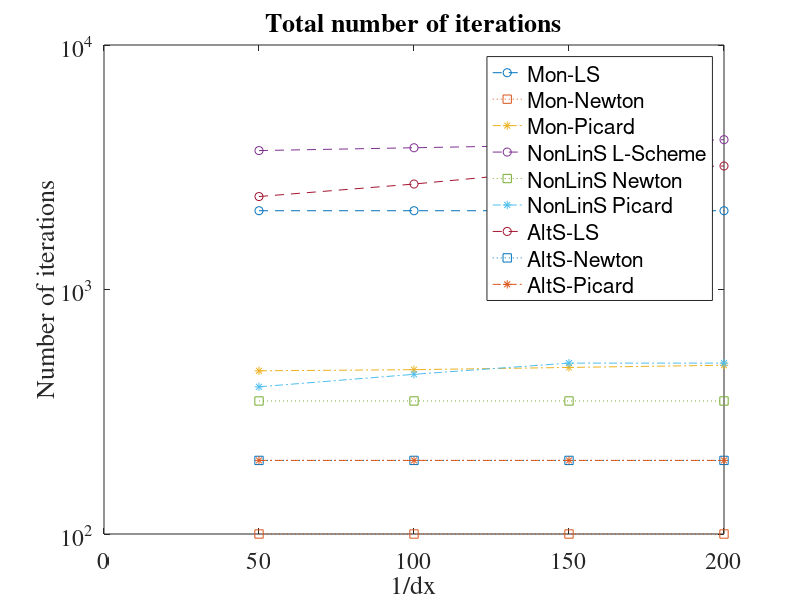

The MATLAB source for this figure: (Note: this script raises an error after producing the figure.)
%% Surfactant PLOTS
close all
x = [50 100 150 200];

% Monolithic
n_N_1 = [100 100 100 100];

n_L_1 = [2100 2100 2100 2100];

n_P_1 = [465 470 480 490] ;

% Sequential classical
n_N_2 = [350 350 350 350];

n_L_2 = [3700 3800 3900 4100];

n_P_2 = [400 450 500 500 ] ;

% Sequential alternative
n_N_3 = [200 200 200 200];

n_L_3 = [2400 2700 3100 3200];

n_P_3 = [200 200 200 200] ;

figure
grid on, 
p = plot(x,n_L_1,'--o', x,n_N_1,':s', x,n_P_1,'-.*',...
    x,n_L_2,'--o',x,n_N_2,':s', x,n_P_2,'-.*',...
    x,n_L_3,'--o',x,n_N_3,':s', x,n_P_3,'-.*'),...
   xlabel('1/dx'), ylabel('Number of iterations') ,...
title('Total number of iterations'),...
    legend({'Mon-LS', 'Mon-Newton', 'Mon-Picard',...
    'NonLinS L-Scheme', 'NonLinS Newton', 'NonLinS Picard',...
    'AltS-LS', 'AltS-Newton', 'AltS-Picard'});
set(gca,...
'Units','normalized',...
'FontUnits','points',...
'FontWeight','normal',...
'FontSize',17,...
'FontName','Times')
set(gca, 'YScale', 'log')
%print -depsc2 cmwr2018.eps
for i = 1:9
p(i).LineWidth = 1.5;
end


%% Variably saturared domain
x = [10 20 40]
y = [10 20]
n_L_Mono = [10000 26000];
n_L_clasic = [4000 16000 44000];
n_L_alt = [3000 6000 12000];

figure('Units','inches',...
'PaperPositionMode','auto');
grid on, 
p = plot(y,n_L_Mono,'--o', x,n_L_clasic,'--o', x,n_L_alt,'--o'),...
   xlabel('1/dx'), ylabel('Number of iterations') ,...
title('Total number of iterations'),...
    legend({'Mon-LS', 'NonLinS L-Scheme','AltS-LS'});
set(gca,...
'Units','normalized',...
'FontUnits','points',...
'FontWeight','normal',...
'FontSize',17,...
'FontName','Times')
%set(gca, 'YScale', 'log')
%print -depsc2 cmwr2018.eps
for i = 1:9
p(i).LineWidth = 1.5;
end
